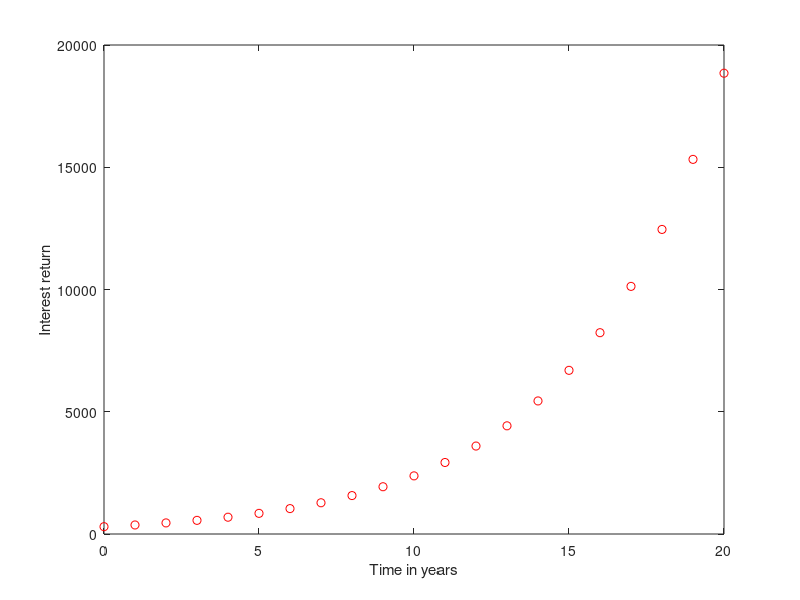
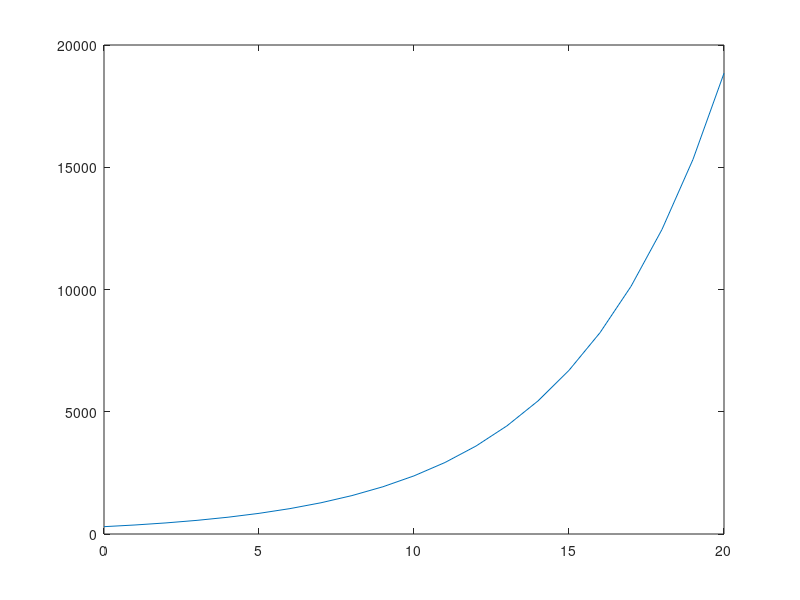
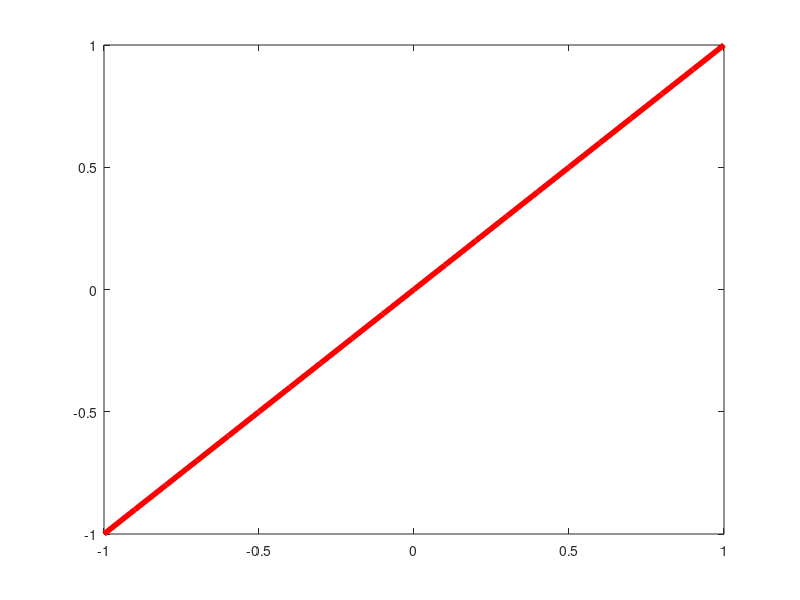
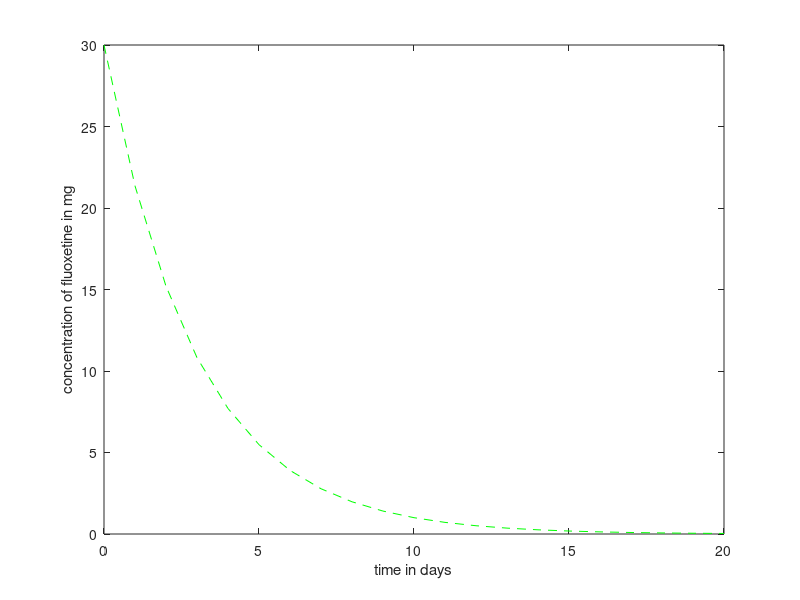

The MATLAB source for these figures, in order:
% Coding Practical Week 3
%%
clear all; close all; clc
% 1. Calculate compound interest on £300 over 20 years where return is 23%
t = 0:20;
x_0 = 300; % 300
R = 0.23; % 23% return

% apply formula!
X = x_0*(1+R).^t;
% Compound interest each year is
disp(X)

figure;
plot(t,X,'or') ;
xlabel('Time in years');
ylabel('Interest return');

% Done in loop
for i = 1:length(t)
    X(i) = x_0*(1+R)^t(i);
end
figure
plot(t,X)
%%
clear all; close all; clc
% 2. Demonstrate using plot that natural logarithm is inverse of
% exponential
d = -1:0.1:1;

y = log(exp(d)); % come back

figure;
plot(d,y,'r','LineWidth',4) ;
%%
clear all; close all; clc
% 3. Define vector in intervals of 0.25 spanning -2:2
y = -2:0.25:2;
% A. Using for loop and if else report index of first value exceeding -0.6
for i = 1:length(y)
    if y(i) > -0.6
        index = i;
        disp(index);
        break
    end
end
% B. Use find to report all indices >-0.4 but <-0.2
z = find(y>-0.4 & y<-0.2);
disp(z)
%%
clear all; close all; clc
% 4. % decay rate of F is 0.34 per day, dose of 30mg
t = 0:20;
c_0 = 30;
k = 0.34;

c = c_0*exp(-k.*t);
figure
plot(t,c,'--g')
xlabel('time in days')
ylabel('concentration of fluoxetine in mg')
% how many days until 15mg expelled
half = find(c <= 15);
disp(half(1))
%%
clear all; close all; clc
% 5. Draw inverted U curve as quadratic function where
% 500 nM  of dopamine is low level impairing and 1000 is high that impairs
a0 = 0;
a1 = .05;
a2 = -1.3;

x = 500:20:1000; % x domain
x = x - 750; % shift so peak is central
y = a0 + a1.*(x.^1) + a2*(x.^2);
% plot
figure
plot(x,y)

%%
clear all; close all; clc
% 6.
presyn = [1 3 4 5 2];
synweight = [-44 5 -6 8 6];
in_x = presyn*synweight';
alpha = 4;

sigmoid = 1/(1-exp(-alpha*in_x));
disp('Probability of firing')
disp(sigmoid)


%%
clear all; close all; clc

a1 = (50+10)/(10+5);
a2 = (80+10)/(10+5);
b1 = 10;
b2 = 20;

x = -5:10;
y1 = a1*x + b1;
y2 = a2*x + b2;
figure 
plot(x, y1)
hold on
plot(x,y2,'r')
